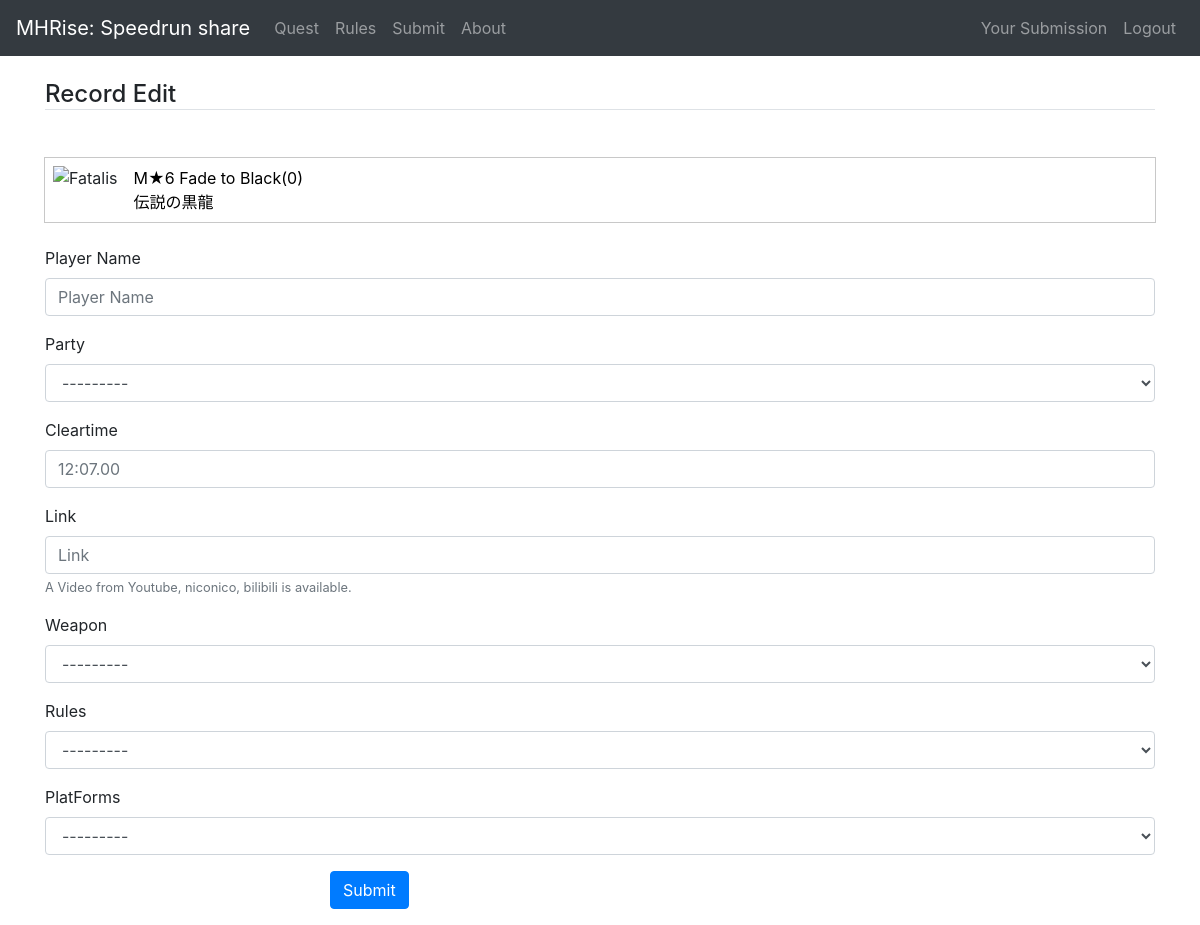
/cms/record/add/3/ (signed in), run on the app's committed database.
### cms/models.py (models this page shows, shortened)
class Quest(models.Model):
    questname = models.CharField('Quest Name', max_length=255)
    questname_j = models.CharField('Quest Name japanese', max_length=255)
    rank = models.CharField('Quest Rank', max_length=255)
    priority = models.PositiveIntegerField('Priority in quest page', default=0)
    target = models.ForeignKey(Target, verbose_name='Target', related_name='quests', on_delete=models.SET_NULL, null=True)
    recordnum = models.IntegerField('Number of record of this quest', default=0)

### cms/views.py (the view)
# urls.py: path('record/add/<int:quest_id>/', views.record_edit, name='record_add'), # add
@login_required
def record_edit(request, quest_id, record_id=None, conf=None):
    quest = get_object_or_404(Quest, pk=quest_id)
    user = request.user
    print(user.username)
    if record_id:
        record = get_object_or_404(Record, pk=record_id)
        if record.submitter != user:
            print("permission denyed")
            return redirect('cms:record_list', quest_id=quest_id, party='solo', weapon='all', rule='all', platform='switch')
    else:
        record = Record()
    if request.method == 'POST':
        form = RecordForm(request.POST, instance=record)
        if conf == 1 or not form.is_valid():
            return render(request, 'cms/record_edit.html', dict(form=form, quest_id=quest_id, record_id=record_id, noconf=1, quest=quest))
        if form.is_valid():
            record = form.save(commit=False)
            client_addr, _ = get_client_ip(request)
            record.ipaddr = client_addr
            record.quest = quest
            record.submitter = user
            record.save()
            return redirect('cms:record_list', quest_id=quest_id, party='solo', weapon='all', rule='all', platform='switch')
    else: # GET
        record.quest = quest
        form = RecordForm(instance=record)
    return render(request, 'cms/record_edit.html', dict(form=form, quest_id=quest_id, record_id=record_id, quest=quest, user=user))

### cms/forms.py
class RecordForm(ModelForm):
    class Meta:
        model = Record
        fields = ('quest', 'runner', 'party', 'cleartime', 'link', 'weapon', 'rules', 'platform', 'problems',)
        widgets = {
            'cleartime': forms.TextInput(attrs={'placeholder': '12:07.00'}),
            'quest': forms.HiddenInput(),
            'problems': forms.HiddenInput(),
        }

### cms/models.py (called while the page is built)
    def  __str__(self):
        return self.name

### cms/templates/cms/record_edit.html (shortened to what this page needs)
{% extends "cms/base.html" %}
{% load i18n static %}
{% load bootstrap4 %}
{% block extra_css %}
<link rel="stylesheet" href="{% static 'cms/css/quest-card.css' %}">
{% endblock %}
{% block content %}
    <h4 class="mt-4 mb-5 border-bottom">Record Edit</h4>
    <div class="quest-card" style="margin:6px 0px 24px 0px;">
        {% with 'cms/monster_icon/'|add:quest.target.imagepath as image_static %}
        <img src="{% static image_static %}" alt={{quest.target.monstername}}>
        {% endwith %}
        <div class="quest-card__link">
            <a href="{% url 'cms:record_list' quest_id=quest.id party='solo' weapon='all' rule='all' platform='switch' %}">{{ quest.rank }} {{ quest.questname}}<span>({{ quest.recordnum }})</span><br>
            {{ quest.questname_j }}
            </a>
        </div>
    </div>
    {% if record_id %}
      {% if noconf %}
      <form action="{% url 'cms:record_mod' quest_id=quest_id record_id=record_id %}" method="post">
      {% else %}
      <form action="{% url 'cms:record_mod' quest_id=quest_id record_id=record_id conf=1 %}" method="post">
      {% endif %}
    {% else %}
      {% if noconf %}
      <form action="{% url 'cms:record_add' quest_id=quest_id %}" method="post">
      {% else %}
      <form action="{% url 'cms:record_add' quest_id=quest_id conf=1 %}" method="post">
      {% endif %}
    {% endif %}
      {% bootstrap_form form layout='horizontal' %}
      <div class="form-group row">
        <div class="offset-md-3 col-md-9">
          <button type="submit" class="btn btn-primary">Submit</button>
        </div>
      </div>
    </form>
{% endblock content %}

### cms/static/cms/css/quest-card.css (style rules this page uses)
.quest-card { position: relative; z-index: 1; min-height:58px; overflow:visible; background-color:rgb(255, 255, 255); display:flex; padding:0.5em; align-items:center; position:relative; transition:color .15s ease-in-out, background-color .15s ease-in-out, border-color .15s ease-in-out, box-shadow .15s ease-in-out; outline:1px solid rgb(200, 200, 200); margin:12px; }
.quest-card__link { color:#000000; }
.quest-card__link a { color:#000000; }
.quest-card img { margin-top:0px; margin-bottom: 0px; margin-right: 16px; margin-left: 0px; height:48px; display:inline-block; }
.quest-card div { display: inline-block; }
.quest-card { position: relative; }
.quest-card a::before { position: absolute; top: 0; right: 0; bottom: 0; left: 0; pointer-events: auto; content: ""; background-color: transparent; z-index: 2; }
body { margin: 0px; padding: 0px; }

### data on the page
Quest: rank "M★6", questname "Fade to Black", recordnum "0", questname_j "伝説の黒龍"
